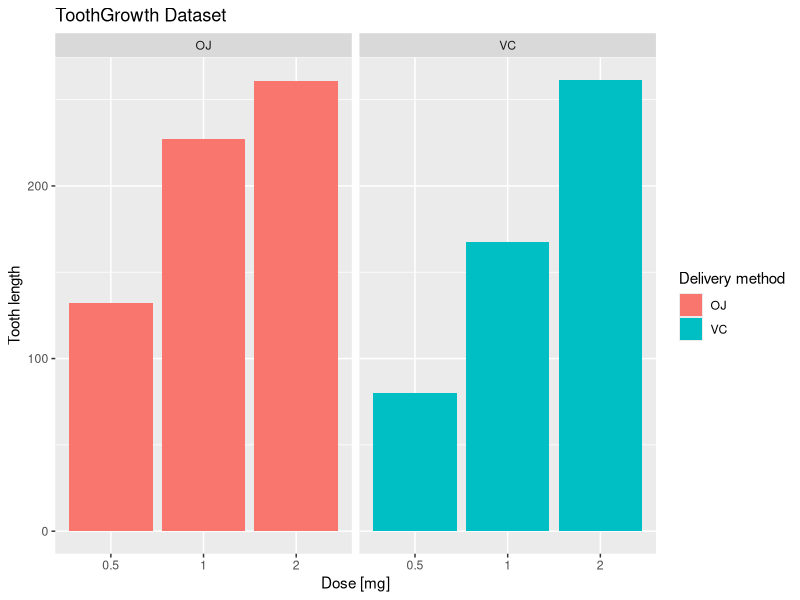

Recreate this plot in R.
#Basic exploratory analysis
library(datasets)
library(ggplot2)
ggplot(data = ToothGrowth, aes(x = as.factor(dose), y = len, fill = supp)) + 
      geom_bar(stat = "identity") + 
      facet_grid(. ~ supp) + 
      labs(x = "Dose [mg]", y = "Tooth length", title = "ToothGrowth Dataset") + 
      guides(fill = guide_legend(title = "Delivery method"))

#Summary
summary(ToothGrowth)


OJ <- ToothGrowth[ToothGrowth$supp == "OJ",]
VC <- ToothGrowth[ToothGrowth$supp == "VC",]
t.test(x = OJ$len, y = VC$len)
